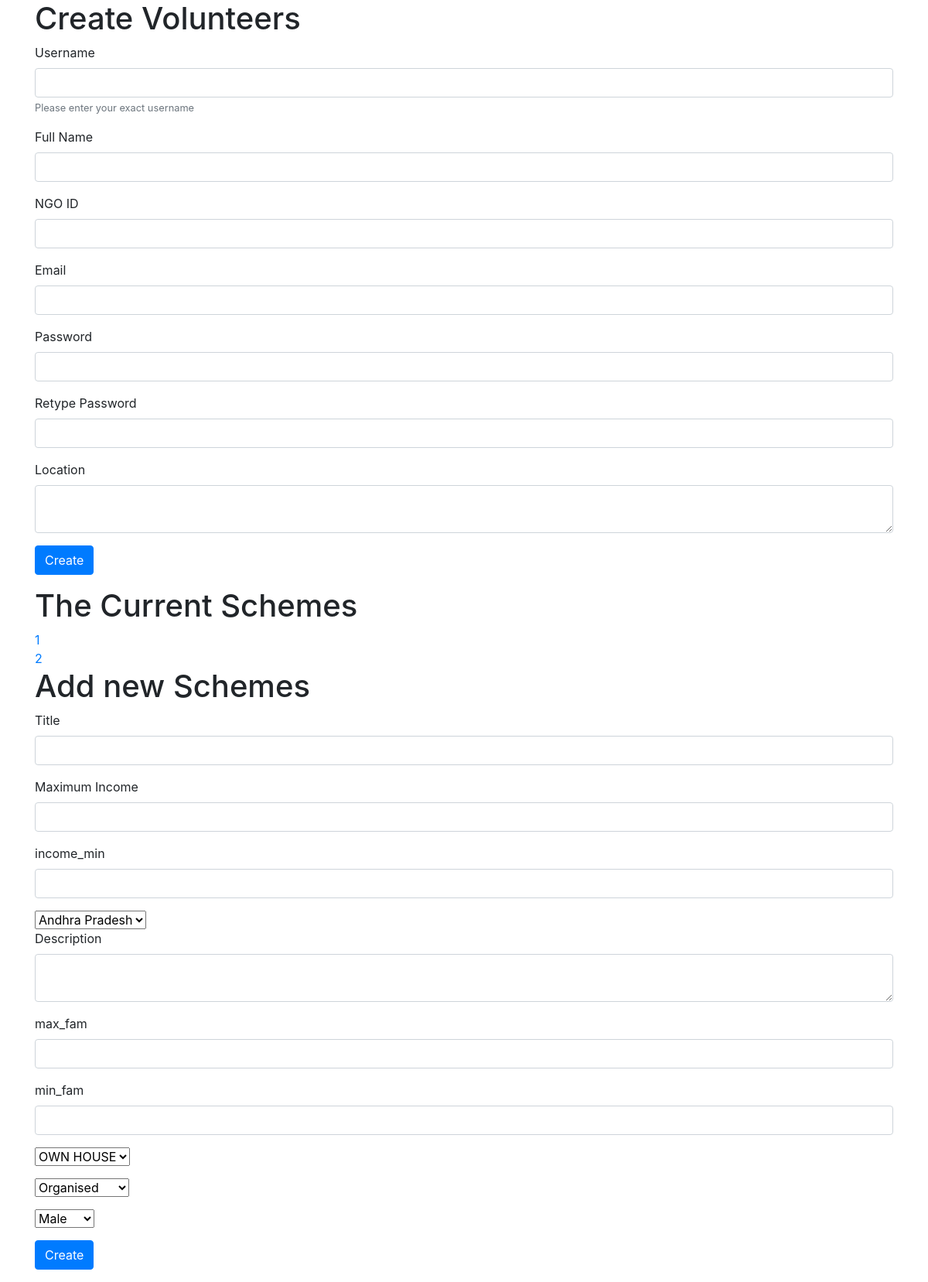
Page /adminx/ on the earlier database version.
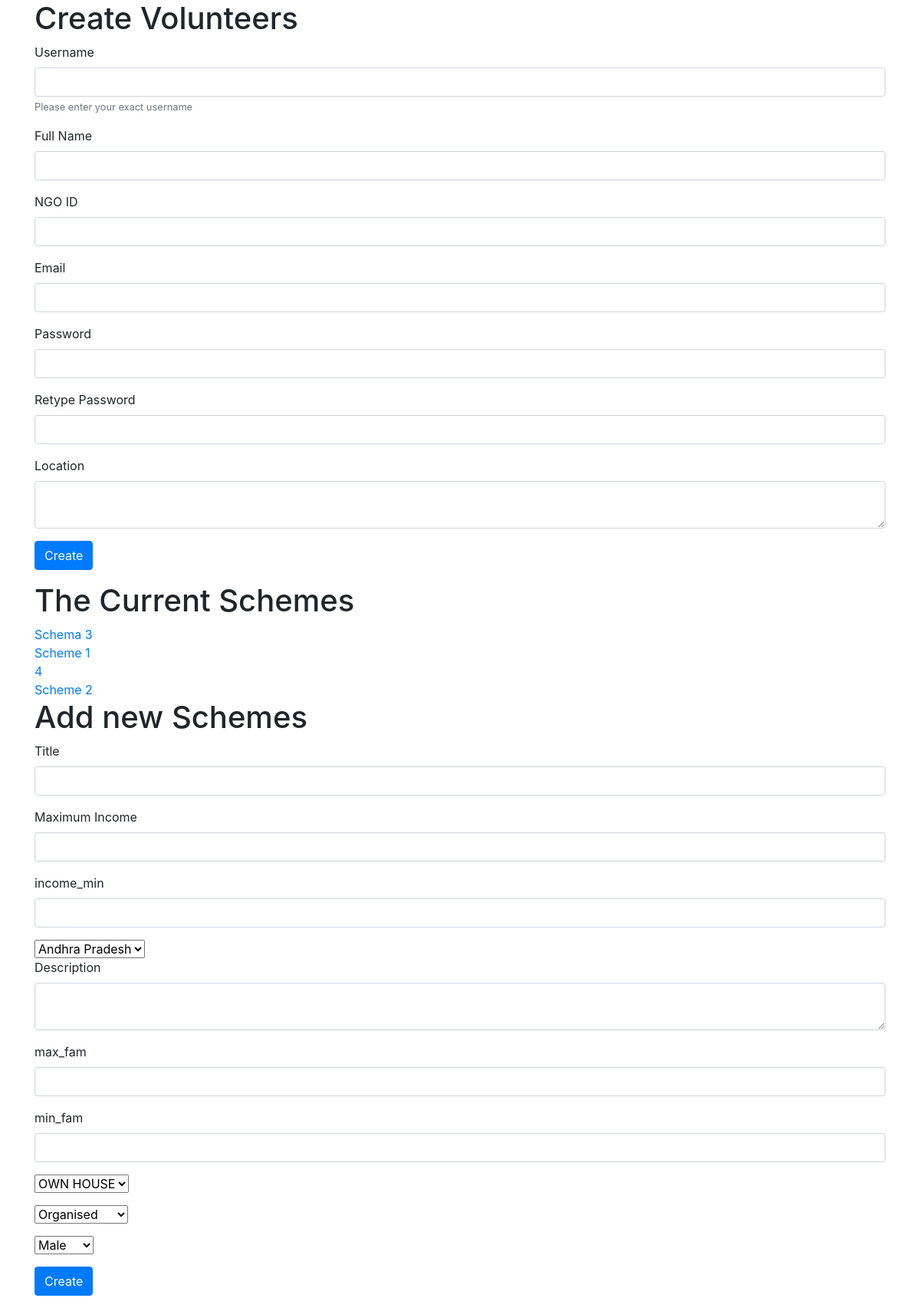
Same page on the later database version.
### Home/models.py (models this page shows)
class Schema(models.Model):
    description = models.TextField()
    title = models.CharField(max_length=50)
    income_max = models.IntegerField()
    income_min = models.IntegerField()
    state = models.CharField(
        max_length=20,
        choices=State,
        default='1'
    )
    max_fam = models.IntegerField()
    min_fam = models.IntegerField()
    living = models.CharField(
        max_length=20,
        choices=Living,
        default='1'
    )
    organization = models.CharField(
        max_length=20,
        choices=Organization,
        default='1'
    )
    gender = models.CharField(
        max_length=20,
        choices=Gender,
        default='1'
    )
    def __str__(self):
        return self.title

### Home/views.py (the view)
# urls.py: path('adminx/',views.adminx,name='adminx'),
def adminx(request):
    schemes = Schema.objects.all()
    return render(request, 'home/admin.html', {'schemes': schemes})

### Home/templates/home/admin.html (shortened to what this page needs)
<link rel="stylesheet" href="https://use.fontawesome.com/releases/v5.5.0/css/all.css"
>
<link rel="stylesheet" href="https://maxcdn.bootstrapcdn.com/bootstrap/4.1.3/css/bootstrap.min.css">
<link href='https://api.mapbox.com/mapbox-gl-js/v1.11.1/mapbox-gl.css' rel='stylesheet' />
<link href="//netdna.bootstrapcdn.com/font-awesome/4.0.3/css/font-awesome.min.css" rel="stylesheet">
<div class=container>
    <h1>Create Volunteers</h1>
    <form method="POST" action="{% url 'signupemp' %}">
        <div class="form-group">
            <label for="username">Username</label>
            <input type="text" name="username" class="form-control" id="username" aria-describedby="usernameHelp">
            <small id="usernameHelp" class="form-text text-muted">Please enter your exact username </small>
        </div>
        <div class="form-group">
            <label for="username">Full Name</label>
            <input type="text" name="full_Name" class="form-control" id="full_Name" aria-describedby="usernameHelp">
        </div>
        <div class="form-group">
            <label for="username">NGO ID</label>
            <input type="text" name="ngo_id" class="form-control" id="ngo_id">
        </div>
        <div class="form-group">
            <label for="email">Email</label>
            <input type="text" name="email" class="form-control" id="email">
        </div>
        <div class="form-group">
            <label for="password">Password</label>
            <input type="password" name="password1" class="form-control" id="password">
        </div>
        <div class="form-group">
            <label for="password">Retype Password</label>
            <input type="password" name="password2" class="form-control" id="password">
        </div>
        <div class="form-group">
            <label for="location">Location</label>
            <textarea type="text" name="location" class="form-control" id="location"></textarea>
        </div>
        <button type="submit" class="btn btn-primary">Create</button>
    </form>
    <h1>The Current Schemes</h1>
    {% for i in schemes %}
    <a href="{% url 'schemaview' i.id %}">{{i}}</a>
    <br>
    {% endfor %}
    <h1>Add new Schemes</h1>
    <form method="POST" action="{% url 'schemaadd' %}">
        <div class="form-group">
            <label for="title">Title</label>
            <input type="text" name="title" class="form-control" id="email">
        </div>
        <div class="form-group">
            <label for="income_max">Maximum Income</label>
            <input type="number" name="income_max" class="form-control" id="password">
        </div>
        <div class="form-group">
            <label for="password">income_min</label>
            <input type="number" name="income_min" class="form-control" id="password">
        </div>
        <select id="cars" name="state">
            <option value="Andhra Pradesh">Andhra Pradesh</option>
        </select>
        <div class="form-group">
            <label for="Description">Description</label>
            <textarea type="text" name="description" class="form-control" id="location"></textarea>
        </div>
        <div class="form-group">
            <label for="max_fam">max_fam</label>
            <input type="number" name="max_fam" class="form-control">
        </div>
        <div class="form-group">
            <label for="max_fam">min_fam</label>
            <input type="number" name="min_fam" class="form-control">
        </div>
        <div class="form-group">
            <select id="cars" name="living">
                <option value="OWN HOUSE">OWN HOUSE</option>
            </select>
        </div>
        <div class="form-group">
            <select id="cars" name="organization">
                <option value="Organised ">Organised </option>
            </select>
        </div>
        <div class="form-group">
            <select id="cars" name="gender">
                <option value="Male">Male</option>
            </select>
        </div>
        <button type="submit" class="btn btn-primary">Create</button>
    </form>
</div>

Differences in the rows shown:
removed Schema: title "1"
removed Schema: title "2"
added Schema: title "Schema 3"
added Schema: title "Scheme 1"
added Schema: title "4"
added Schema: title "Scheme 2"
